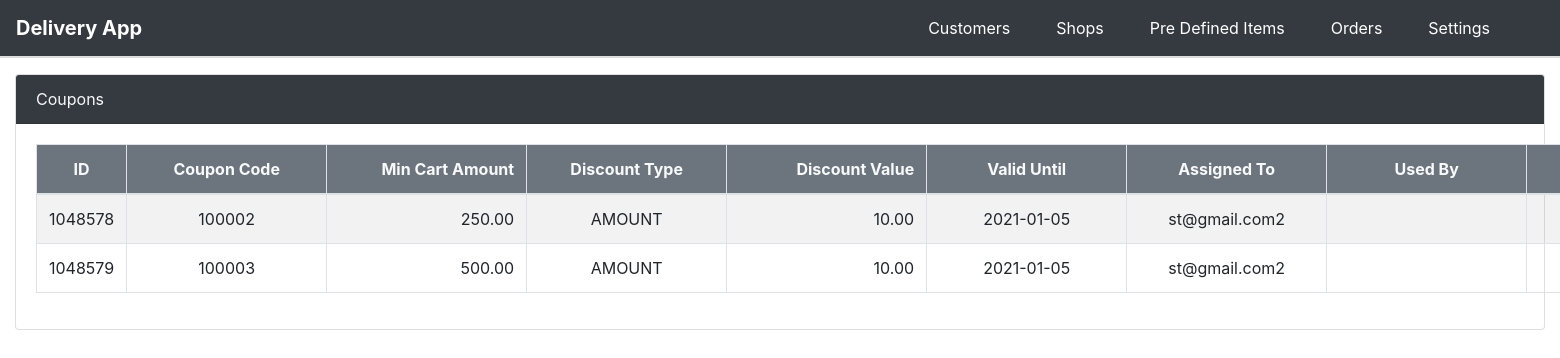
/listCoupons.php (signed in), run on the app's committed database.
### tables this page shows
CREATE TABLE `coupons` (
  `id` int(11) NOT NULL AUTO_INCREMENT,
  `coupon_code` varchar(255) NOT NULL,
  `min_basket_price` varchar(255) NOT NULL,
  `discount_type` varchar(255) DEFAULT NULL,
  `discount_value` varchar(255) DEFAULT NULL,
  `assigned_to` varchar(255) DEFAULT '',
  `used_by` varchar(255) DEFAULT NULL,
  `used_date` varchar(255) DEFAULT '',
  `used_order_id` varchar(255) DEFAULT NULL,
  `valid_until` varchar(255) DEFAULT NULL,
  PRIMARY KEY (`id`)
);

### listCoupons.php (the view, shortened to what this page needs)
<?php
include 'func.php';
beginPage("Coupons");
$c = getDB();
$rs = qWMR("select c.id, c.coupon_code, c.min_basket_price,  c.discount_type, c.valid_until, c.discount_value, (select cust_em from customers where id = c.assigned_to) as 'assigned_to', (select cust_em from customers where id = c.used_by) as 'used_by', c.used_date, c.used_order_id from coupons c ", null, $c);
?>
<div class="row mt-3 justify-content-center">
    <div class="col-md-12 col-12">
        <div class="card">
            <div class="card-header bg-dark text-light">Coupons</div>
            <div class="card-body">
                <table id="tbl" class="table table-bordered table-hover table-striped">
                    <thead class="bg-secondary text-light">
                        <tr>
                            <th style="width:100px !important" class='text-center id'>ID</th>
                            <th class='text-center'>Coupon Code</th>
                            <th style="width:15% !important" class='text-right'>Min Cart Amount </th>
                            <th class='text-center'>Discount Type</th>
                            <th style="width:15% !important" class='text-right'>Discount Value</th>
                            <th class='text-center'>Valid Until</th>
                            <th class='text-center'>Assigned To</th>
                            <th class='text-center'>Used By</th>
                            <th class='text-center'>Date Of Use</th>
                        </tr>
                    </thead>
                    <tbody>
                        <?php
                        foreach($rs as $r)
                        {
                            ?>
                            <tr>
                                <td class='id text-center' style="vertical-align: middle"><?=$r['id'];?></td>
                                <td class='text-center' style="vertical-align: middle"><?=$r['coupon_code'];?></td>
                                <td class='text-right' style="vertical-align: middle"><?=number_format($r['min_basket_price'],2,'.','.');?></td>
                                <td class='text-center' style="vertical-align: middle"><?=$r['discount_type'];?></td>
                                <td class='text-right' style="vertical-align: middle"><?=number_format($r['discount_value'],2,'.','.');?></td>
                                <td class='text-center' style="vertical-align: middle"><?=$r['valid_until'];?></td>
                                <td class='text-center' style="vertical-align: middle"><?=$r['assigned_to'];?></td>
                                <td class='text-center' style="vertical-align: middle"><?=$r['used_by'];?></td>
                                <td class='text-center' style="vertical-align: middle"><?=$r['used_date'];?></td>
                            </tr>
                            <?php
                        }
                        ?>
                    </tbody>
                </table>
            </div>
        </div>
    </div>
</div>
<?php
endPage();
?>

### func.php (shortened to what this page needs)
<?php
function beginPage($title)
{
?>
<!doctype html>
<html>
    <head>
        <link rel="stylesheet" href="https://stackpath.bootstrapcdn.com/bootstrap/4.3.1/css/bootstrap.min.css">
        <link rel="stylesheet" href="select.css">
        <link rel="stylesheet" type="text/css" href="https://cdn.datatables.net/v/dt/jszip-2.5.0/dt-1.10.20/b-1.6.1/b-colvis-1.6.1/b-html5-1.6.1/r-2.2.3/rr-1.2.6/sc-2.0.1/sl-1.3.1/datatables.min.css"/>
    </head>
    <body>
        <nav class="navbar navbar-expand-lg navbar-dark bg-dark" style="border-bottom:2px solid #DDDDDD">
            <a class="navbar-brand" href="index.php"><b>Delivery App</b></a>
            <div class="collapse navbar-collapse" id="navbarSupportedContent">
                <ul class="navbar-nav ml-auto">
                    <li class="nav-item active" style="padding-right: 30px"><a class="nav-link" href="listCustomers.php">Customers</a></li>
                    <li class="nav-item active" style="padding-right: 30px"><a class="nav-link" href="listShops.php">Shops</a></li>
                    <li class="nav-item active" style="padding-right: 30px"><a class="nav-link" href="listPreDefinedItems.php">Pre Defined Items</a></li>
                    <li class="nav-item active" style="padding-right: 30px"><a class="nav-link" href="listOrders.php">Orders</a></li>
                    <li class="nav-item dropdown active" style="padding-right:30px">
                        <a class="nav-link " href="#" id="navbarDropdown" role="button" data-toggle="dropdown" aria-haspopup="true" aria-expanded="false">Settings</a>
                    </li>
                    <li class="nav-item dropdown active">
                        <a class="nav-link " href="#" id="navbarDropdown" role="button" data-toggle="dropdown" aria-haspopup="true" aria-expanded="false"><b><?=$_SESSION['pn'];?></b></a>
                    </li>
                </ul>
            </div>
        </nav>
        <div class="container-fluid">
<?php
}
function endPage()
{
?>
</div>
</body>
</html>
<?php
}
function qWMR($sqlQuery, $params = array(), PDO $c = null)
{
    try
    {
        $query = $c->prepare($sqlQuery);
        $query->execute($params);
        $result = $query->fetchAll(PDO::FETCH_ASSOC);
        return $result;
    }
    catch (Exception $ex)
    {
        dbError($sqlQuery, $params, $ex);
    }
}

### listCoupons.php (style rules this page uses)
th, td { min-width: 200px !important; max-width : 400px !important }
th.id, td.id { min-width: 60px !important }

### data on the page
coupons: id "1048578", coupon_code "100002", min_basket_price "250.00", discount_type "AMOUNT", discount_value "10.00", valid_until "2021-01-05", assigned_to "st@gmail.com2"
coupons: id "1048579", coupon_code "100003", min_basket_price "500.00", discount_type "AMOUNT", discount_value "10.00", valid_until "2021-01-05", assigned_to "st@gmail.com2"
